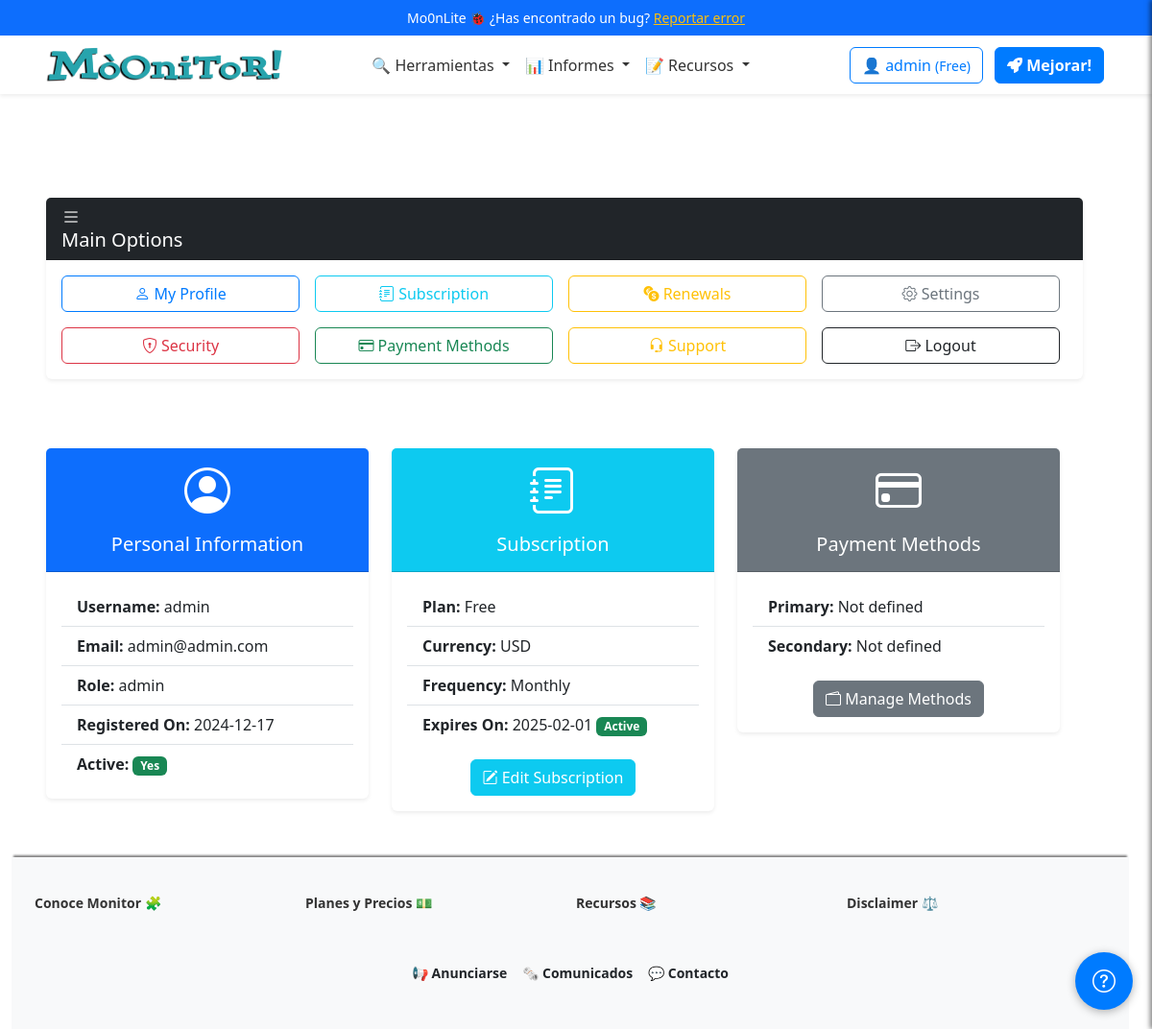
Before: /profile (signed in) with the older database file.
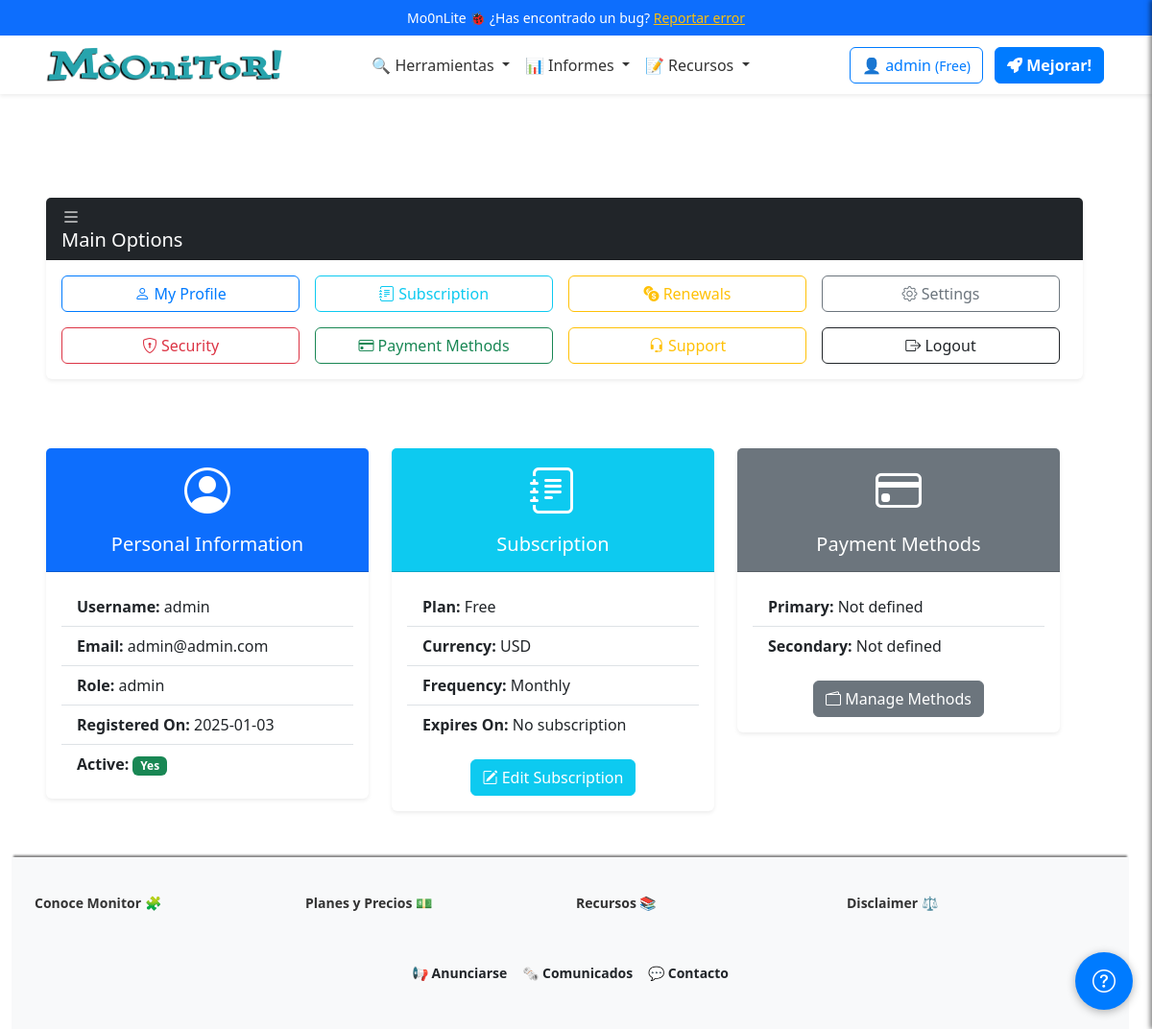
After: the same page with the newer database file.
### app/models/user_model.py (models this page shows, shortened)
class Users(UserMixin, db.Model):
    __tablename__ = 'Users'
    id = db.Column(db.Integer, primary_key=True)
    username = db.Column(db.String(80), unique=True, nullable=False)
    email = db.Column(db.String(120), unique=True, nullable=False)
    password_hash = db.Column(db.String(255), nullable=False)
    token = db.Column(db.String(255), index=True, unique=True)
    active = db.Column(db.Boolean, default=False)
    registered_on = db.Column(db.DateTime, nullable=False, default=datetime.datetime.utcnow)
    config = db.Column(JSONType)
    role = db.Column(db.String(20), nullable=False, default='usuario')
    subscription_plan = db.Column(Enum('Free', 'Pro', 'Corporate', name='subscription_plans'), default='Free')
    subscription_currency = db.Column(db.String(3), default='USD')  # ISO currency codes (e.g., USD, EUR)
    subscription_expiration = db.Column(db.DateTime, nullable=True)
    subscription_frequency = db.Column(Enum('Monthly', 'Annually', name='subscription_frequency'), default='Monthly')
    primary_payment = db.Column(JSONType, nullable=True)  # IBAN, SWIFT, etc.
    secondary_payment = db.Column(JSONType, nullable=True)
    transactions = db.relationship('Transaction', backref='user', lazy=True)
    def is_subscription_active(self):
        if not self.subscription_expiration:
            return False
        return self.subscription_expiration > datetime.datetime.utcnow()

### app/controllers/user_controller.py (the view)
@app.route('/profile') ## futuro dashboard
@login_required
def profile():
    breadcrumbs = [
        {'url': '/profile', 'text': 'Perfil'}
    ]
    user = Users.query.filter_by(id=current_user.id).first()
    return render_template('user/profile.html', user=user, breadcrumbs=breadcrumbs)

### app/__init__.py (called while the page is built)
@app.context_processor
def inject_sidebar_info():
    return dict(is_admin=current_user.is_authenticated and current_user.role == 'admin')

@app.context_processor
def inject_breadcrumb():
    breadcrumbs = [
        {'url': '/', 'text': 'Inicio'},
        {'url': '/profile', 'text': 'Opcion 1'},
        {'url': '/profile/edit', 'text': 'Sub opcion 1'}
    ]
    return {'breadcrumbs': breadcrumbs}

@app.context_processor
def inject_grouped_tools():
    grouped_tools = {}
    for category, tools_in_category in groupby(sorted(tools, key=itemgetter('category')), key=itemgetter('category')):
        subcategories = {}
        for subcategory, tools_in_subcategory in groupby(sorted(tools_in_category, key=itemgetter('subcategory')), key=itemgetter('subcategory')):
            subcategories[subcategory] = list(tools_in_subcategory)
        grouped_tools[category] = subcategories
    return dict(grouped_tools=grouped_tools)

@login_manager.user_loader
def load_user(user_id):
    return Users.query.get(int(user_id))

### app/templates/user/profile.html (shortened to what the changed rows need)
{% extends 'base.html' %}
{% block content %}
<div class="container my-5">
    <div class="row">
        <div class="col-12 mb-4">
            <div class="card shadow-sm border-0">
                <div class="card-header bg-dark text-white d-flex justify-content-between align-items-center">
                    <h2 class="h5 mb-0"><i class="bi bi-list"></i> Main Options</h2>
                </div>
            </div>
        </div>
        <div class="row g-4">
            <div class="col-lg-4 col-md-6">
                <div class="card shadow-sm border-0">
                    <div class="card-body">
                        <ul class="list-group list-group-flush">
                            <li class="list-group-item"><strong>Username:</strong> {{ user.username }}</li>
                            <li class="list-group-item"><strong>Email:</strong> {{ user.email }}</li>
                            <li class="list-group-item"><strong>Role:</strong> {{ user.role }}</li>
                            <li class="list-group-item"><strong>Registered On:</strong> {{ user.registered_on.strftime('%Y-%m-%d') }}</li>
                            <li class="list-group-item">
                                <strong>Active:</strong>
                                {% if user.active %}
                                <span class="badge bg-success">Yes</span>
                                {% else %}
                                <span class="badge bg-danger">No</span>
                                {% endif %}
                            </li>
                        </ul>
                    </div>
                </div>
            </div>
            <div class="col-lg-4 col-md-6">
                <div class="card shadow-sm border-0">
                    <div class="card-body">
                        <ul class="list-group list-group-flush">
                            <li class="list-group-item"><strong>Plan:</strong> {{ user.subscription_plan }}</li>
                            <li class="list-group-item"><strong>Currency:</strong> {{ user.subscription_currency }}</li>
                            <li class="list-group-item"><strong>Frequency:</strong> {{ user.subscription_frequency }}</li>
                            <li class="list-group-item">
                                <strong>Expires On:</strong>
                                {% if user.subscription_expiration %}
                                {{ user.subscription_expiration.strftime('%Y-%m-%d') }}
                                {% if user.is_subscription_active() %}
                                <span class="badge bg-success">Active</span>
                                {% else %}
                                <span class="badge bg-danger">Expired</span>
                                {% endif %}
                                {% else %}
                                No subscription
                                {% endif %}
                            </li>
                        </ul>
                    </div>
                </div>
            </div>
            <div class="col-lg-4 col-md-6">
                <div class="card shadow-sm border-0">
                    <div class="card-body">
                        <ul class="list-group list-group-flush">
                            <li class="list-group-item"><strong>Primary:</strong> {{ user.primary_payment.method if user.primary_payment else 'Not defined' }}</li>
                            <li class="list-group-item"><strong>Secondary:</strong> {{ user.secondary_payment.method if user.secondary_payment else 'Not defined' }}</li>
                        </ul>
                    </div>
                </div>
            </div>
        </div>
    </div>
</div>
{% endblock %}

### app/templates/inc/navbar.html (shortened to what this page needs)
<nav class="navbar navbar-expand-lg navbar-light bg-white shadow-sm">
  <div class="container">
    <a class="navbar-brand mx-auto" href="{{ url_for('index') }}">
      <img src="{{ url_for('static', filename='logo.png') }}" alt="Logo" height="50"
        class="d-inline-block align-text-top">
    </a>
    <div class="collapse navbar-collapse justify-content-center" id="navbarNav">
      <ul class="navbar-nav align-items-center">
        <li class="nav-item dropdown">
          <a class="nav-link dropdown-toggle" href="#" id="domainDnsDropdown" role="button" data-bs-toggle="dropdown"
            aria-expanded="false">
            🔍 Herramientas
          </a>
        </li>
        <li class="nav-item dropdown">
          <a class="nav-link dropdown-toggle" href="#" id="domainDnsDropdown" role="button" data-bs-toggle="dropdown"
            aria-expanded="false">
            📊 Informes
          </a>
        </li>
        <li class="nav-item dropdown">
          <a class="nav-link dropdown-toggle" href="#" id="domainDnsDropdown" role="button" data-bs-toggle="dropdown"
            aria-expanded="false">
            📝 Recursos
          </a>
        </li>
      </ul>
    </div>
    <div class="d-flex align-items-center ms-3">
      {% if current_user.is_authenticated %}
      <a href="/dashboard" class="btn btn-outline-primary me-2"><span class="item-responsive">👤 {{
          current_user.username
          }} <small>({{ current_user.subscription_plan }})</small></a>
      {% if current_user.subscription_plan == "Free" %}
      <a class="btn btn-primary me-2 ms-1 text-decoration-none fw-semibold" href="{{ url_for('edit_subscription') }}"><i
          class="fa-solid fa-rocket"></i>
        Mejorar!</a>
      {% endif %}
      {% else %}
      <a class="btn btn-outline-primary me-2 ms-1" href="{{ url_for('login') }}"><i class="fa-solid fa-key"></i>
        Entrar</a>
      <a class="btn btn-primary me-2 ms-1" href="{{ url_for('register') }}"><i class="fa-solid fa-crown"></i>
        Empezar gratis</a></li>
      {%endif%}
    </div>
  </div>
</nav>

Changed rows visible on the page:
changed Users "admin": registered_on "2024-12-17" → "2025-01-03"; subscription_expiration "2025-02-01" → (not shown)
Other visible differences:
text no longer shown: "Active"
text now shown: "No subscription"
